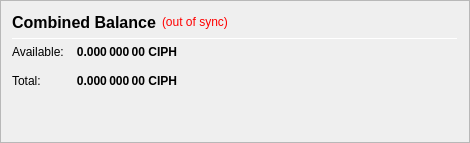
                   <widget class="QFrame" name="frame_CombinedBalances">
                    <property name="minimumSize">
                     <size>
                      <width>470</width>
                      <height>0</height>
                     </size>
                    </property>
                    <property name="frameShape">
                     <enum>QFrame::StyledPanel</enum>
                    </property>
                    <property name="frameShadow">
                     <enum>QFrame::Raised</enum>
                    </property>
                    <layout class="QVBoxLayout" name="verticalLayout_5">
                     <item>
                      <layout class="QHBoxLayout" name="horizontalLayout_5" stretch="0,0,0">
                       <item>
                        <widget class="QLabel" name="label_5z">
                         <property name="minimumSize">
                          <size>
                           <width>0</width>
                           <height>20</height>
                          </size>
                         </property>
                         <property name="font">
                          <font>
                           <pointsize>12</pointsize>
                           <weight>75</weight>
                           <bold>true</bold>
                          </font>
                         </property>
                         <property name="toolTip">
                          <string>Combined Balance (including unconfirmed and immature coins)</string>
                         </property>
                         <property name="text">
                          <string>Combined Balance</string>
                         </property>
                        </widget>
                       </item>
                       <item>
                        <widget class="QLabel" name="labelWalletStatus">
                         <property name="cursor">
                          <cursorShape>WhatsThisCursor</cursorShape>
                         </property>
                         <property name="toolTip">
                          <string>The displayed information may be out of date. Your wallet automatically synchronizes with the CipherCoin network after a connection is established, but this process has not completed yet.</string>
                         </property>
                         <property name="styleSheet">
                          <string notr="true">QLabel { color: red; }</string>
                         </property>
                         <property name="text">
                          <string notr="true">(out of sync)</string>
                         </property>
                         <property name="alignment">
                          <set>Qt::AlignLeading|Qt::AlignLeft|Qt::AlignVCenter</set>
                         </property>
                        </widget>
                       </item>
                       <item>
                        <spacer name="horizontalSpacer_1">
                         <property name="orientation">
                          <enum>Qt::Horizontal</enum>
                         </property>
                         <property name="sizeHint" stdset="0">
                          <size>
                           <width>40</width>
                           <height>20</height>
                          </size>
                         </property>
                        </spacer>
                       </item>
                      </layout>
                     </item>
                     <item>
                      <widget class="Line" name="line_CombinedBalance">
                       <property name="minimumSize">
                        <size>
                         <width>0</width>
                         <height>1</height>
                        </size>
                       </property>
                       <property name="maximumSize">
                        <size>
                         <width>16777215</width>
                         <height>1</height>
                        </size>
                       </property>
                       <property name="orientation">
                        <enum>Qt::Horizontal</enum>
                       </property>
                      </widget>
                     </item>
                     <item>
                      <layout class="QGridLayout" name="gridLayout_3">
                       <property name="spacing">
                        <number>12</number>
                       </property>
                       <item row="1" column="0">
                        <widget class="QLabel" name="labelBalanceTextz">
                         <property name="text">
                          <string>Available:</string>
                         </property>
                        </widget>
                       </item>
                       <item row="1" column="1">
                        <widget class="QLabel" name="labelBalancez">
                         <property name="font">
                          <font>
                           <weight>75</weight>
                           <bold>true</bold>
                          </font>
                         </property>
                         <property name="cursor">
                          <cursorShape>IBeamCursor</cursorShape>
                         </property>
                         <property name="toolTip">
                          <string>Your current spendable balance</string>
                         </property>
                         <property name="text">
                          <string notr="true">0.000 000 00 CIPH</string>
                         </property>
                         <property name="alignment">
                          <set>Qt::AlignRight|Qt::AlignTrailing|Qt::AlignVCenter</set>
                         </property>
                         <property name="textInteractionFlags">
                          <set>Qt::LinksAccessibleByMouse|Qt::TextSelectableByKeyboard|Qt::TextSelectableByMouse</set>
                         </property>
                        </widget>
                       </item>
                       <item row="2" column="0">
                        <widget class="QLabel" name="labelTotalTextz">
                         <property name="text">
                          <string>Total:</string>
                         </property>
                        </widget>
                       </item>
                       <item row="2" column="1">
                        <widget class="QLabel" name="labelTotalz">
                         <property name="font">
                          <font>
                           <weight>75</weight>
                           <bold>true</bold>
                          </font>
                         </property>
                         <property name="cursor">
                          <cursorShape>IBeamCursor</cursorShape>
                         </property>
                         <property name="toolTip">
                          <string>Total Balance, including all unavailable coins.</string>
                         </property>
                         <property name="text">
                          <string notr="true">0.000 000 00 CIPH</string>
                         </property>
                         <property name="alignment">
                          <set>Qt::AlignRight|Qt::AlignTrailing|Qt::AlignVCenter</set>
                         </property>
                         <property name="textInteractionFlags">
                          <set>Qt::LinksAccessibleByMouse|Qt::TextSelectableByKeyboard|Qt::TextSelectableByMouse</set>
                         </property>
                        </widget>
                       </item>
                       <item row="2" column="3">
                        <spacer name="horizontalSpacer_2">
                         <property name="orientation">
                          <enum>Qt::Horizontal</enum>
                         </property>
                         <property name="sizeHint" stdset="0">
                          <size>
                           <width>40</width>
                           <height>20</height>
                          </size>
                         </property>
                        </spacer>
                       </item>
                      </layout>
                     </item>
                     <item>
                      <spacer name="verticalSpacer_1">
                       <property name="orientation">
                        <enum>Qt::Vertical</enum>
                       </property>
                       <property name="sizeHint" stdset="0">
                        <size>
                         <width>20</width>
                         <height>40</height>
                        </size>
                       </property>
                      </spacer>
                     </item>
                    </layout>
                   </widget>
